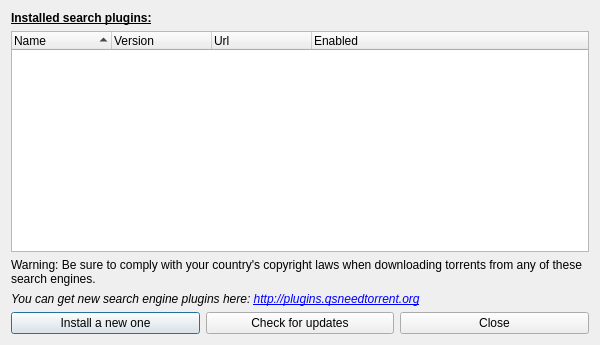
<?xml version="1.0" encoding="UTF-8"?>
<ui version="4.0">
 <class>PluginSelectDialog</class>
 <widget class="QDialog" name="PluginSelectDialog">
  <property name="geometry">
   <rect>
    <x>0</x>
    <y>0</y>
    <width>600</width>
    <height>345</height>
   </rect>
  </property>
  <property name="acceptDrops">
   <bool>true</bool>
  </property>
  <property name="windowTitle">
   <string>Search plugins</string>
  </property>
  <layout class="QVBoxLayout" name="pluginSelectLayout">
   <item>
    <widget class="QLabel" name="lbl_plugins">
     <property name="font">
      <font>
       <weight>75</weight>
       <bold>true</bold>
       <underline>true</underline>
      </font>
     </property>
     <property name="text">
      <string>Installed search plugins:</string>
     </property>
    </widget>
   </item>
   <item>
    <widget class="QTreeWidget" name="pluginsTree">
     <property name="contextMenuPolicy">
      <enum>Qt::CustomContextMenu</enum>
     </property>
     <property name="selectionMode">
      <enum>QAbstractItemView::ExtendedSelection</enum>
     </property>
     <property name="uniformRowHeights">
      <bool>true</bool>
     </property>
     <property name="itemsExpandable">
      <bool>false</bool>
     </property>
     <property name="sortingEnabled">
      <bool>true</bool>
     </property>
     <column>
      <property name="text">
       <string>Name</string>
      </property>
     </column>
     <column>
      <property name="text">
       <string>Version</string>
      </property>
     </column>
     <column>
      <property name="text">
       <string>Url</string>
      </property>
     </column>
     <column>
      <property name="text">
       <string>Enabled</string>
      </property>
     </column>
     <column>
      <property name="text">
       <string/>
      </property>
     </column>
    </widget>
   </item>
   <item>
    <widget class="QLabel" name="label">
     <property name="text">
      <string>Warning: Be sure to comply with your country's copyright laws when downloading torrents from any of these search engines.</string>
     </property>
     <property name="wordWrap">
      <bool>true</bool>
     </property>
    </widget>
   </item>
   <item>
    <widget class="QLabel" name="getNewPlugin_lbl">
     <property name="font">
      <font>
       <italic>true</italic>
      </font>
     </property>
     <property name="text">
      <string>You can get new search engine plugins here: &lt;a href=&quot;http://plugins.qsneedtorrent.org&quot;&gt;http://plugins.qsneedtorrent.org&lt;/a&gt;</string>
     </property>
     <property name="openExternalLinks">
      <bool>true</bool>
     </property>
    </widget>
   </item>
   <item>
    <layout class="QHBoxLayout" name="layout1">
     <item>
      <widget class="QPushButton" name="installButton">
       <property name="text">
        <string>Install a new one</string>
       </property>
      </widget>
     </item>
     <item>
      <widget class="QPushButton" name="updateButton">
       <property name="text">
        <string>Check for updates</string>
       </property>
      </widget>
     </item>
     <item>
      <widget class="QPushButton" name="closeButton">
       <property name="text">
        <string>Close</string>
       </property>
      </widget>
     </item>
    </layout>
   </item>
  </layout>
  <action name="actionEnable">
   <property name="checkable">
    <bool>true</bool>
   </property>
   <property name="text">
    <string>Enabled</string>
   </property>
  </action>
  <action name="actionUninstall">
   <property name="text">
    <string>Uninstall</string>
   </property>
  </action>
 </widget>
 <resources/>
 <connections/>
</ui>
